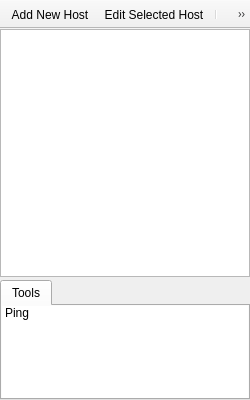
<?xml version="1.0" encoding="UTF-8"?>
<ui version="4.0">
 <class>MainWindow</class>
 <widget class="QMainWindow" name="MainWindow">
  <property name="windowModality">
   <enum>Qt::NonModal</enum>
  </property>
  <property name="geometry">
   <rect>
    <x>0</x>
    <y>0</y>
    <width>250</width>
    <height>400</height>
   </rect>
  </property>
  <property name="minimumSize">
   <size>
    <width>250</width>
    <height>400</height>
   </size>
  </property>
  <property name="windowTitle">
   <string>QickMon</string>
  </property>
  <property name="windowIcon">
   <iconset resource="MainResources.qrc">
    <normaloff>:/Icons/Search</normaloff>:/Icons/Search</iconset>
  </property>
  <property name="locale">
   <locale language="English" country="UnitedStates"/>
  </property>
  <widget class="QWidget" name="centralWidget">
   <layout class="QVBoxLayout" name="verticalLayout">
    <property name="spacing">
     <number>3</number>
    </property>
    <property name="leftMargin">
     <number>0</number>
    </property>
    <property name="topMargin">
     <number>0</number>
    </property>
    <property name="rightMargin">
     <number>0</number>
    </property>
    <property name="bottomMargin">
     <number>0</number>
    </property>
    <item>
     <widget class="HostsTreeView" name="treeView_Hosts">
      <property name="dragEnabled">
       <bool>true</bool>
      </property>
      <property name="dragDropMode">
       <enum>QAbstractItemView::DragOnly</enum>
      </property>
      <property name="alternatingRowColors">
       <bool>true</bool>
      </property>
      <property name="sortingEnabled">
       <bool>true</bool>
      </property>
     </widget>
    </item>
    <item>
     <widget class="QTabWidget" name="tabWidget_Tools">
      <property name="enabled">
       <bool>true</bool>
      </property>
      <property name="maximumSize">
       <size>
        <width>16777215</width>
        <height>120</height>
       </size>
      </property>
      <property name="currentIndex">
       <number>0</number>
      </property>
      <widget class="QWidget" name="tab">
       <attribute name="title">
        <string>Tools</string>
       </attribute>
       <layout class="QHBoxLayout" name="horizontalLayout">
        <property name="spacing">
         <number>0</number>
        </property>
        <property name="leftMargin">
         <number>0</number>
        </property>
        <property name="topMargin">
         <number>0</number>
        </property>
        <property name="rightMargin">
         <number>0</number>
        </property>
        <property name="bottomMargin">
         <number>0</number>
        </property>
        <item>
         <widget class="ToolsListWidget" name="listWidget_Tools">
          <property name="frameShape">
           <enum>QFrame::NoFrame</enum>
          </property>
          <property name="lineWidth">
           <number>0</number>
          </property>
          <property name="showDropIndicator" stdset="0">
           <bool>false</bool>
          </property>
          <property name="selectionMode">
           <enum>QAbstractItemView::NoSelection</enum>
          </property>
          <property name="spacing">
           <number>3</number>
          </property>
          <property name="viewMode">
           <enum>QListView::IconMode</enum>
          </property>
          <item>
           <property name="text">
            <string>Ping</string>
           </property>
           <property name="toolTip">
            <string>Ping</string>
           </property>
           <property name="icon">
            <iconset resource="MainResources.qrc">
             <normaloff>:/Icons/Ping</normaloff>:/Icons/Ping</iconset>
           </property>
          </item>
         </widget>
        </item>
       </layout>
      </widget>
     </widget>
    </item>
   </layout>
  </widget>
  <widget class="QToolBar" name="toolBar">
   <property name="enabled">
    <bool>true</bool>
   </property>
   <property name="windowTitle">
    <string>toolBar</string>
   </property>
   <property name="movable">
    <bool>false</bool>
   </property>
   <property name="iconSize">
    <size>
     <width>8</width>
     <height>8</height>
    </size>
   </property>
   <property name="floatable">
    <bool>false</bool>
   </property>
   <attribute name="toolBarArea">
    <enum>TopToolBarArea</enum>
   </attribute>
   <attribute name="toolBarBreak">
    <bool>false</bool>
   </attribute>
   <addaction name="actionAdd_New_Host"/>
   <addaction name="actionEdit_Selected_Host"/>
   <addaction name="separator"/>
   <addaction name="actionRemove_Host"/>
  </widget>
  <action name="actionAdd_New_Host">
   <property name="icon">
    <iconset resource="MainResources.qrc">
     <normaloff>:/Icons/Add</normaloff>:/Icons/Add</iconset>
   </property>
   <property name="text">
    <string>Add New Host</string>
   </property>
   <property name="toolTip">
    <string>Add New Host</string>
   </property>
  </action>
  <action name="actionRemove_Host">
   <property name="enabled">
    <bool>true</bool>
   </property>
   <property name="icon">
    <iconset resource="MainResources.qrc">
     <normaloff>:/Icons/Remove</normaloff>:/Icons/Remove</iconset>
   </property>
   <property name="text">
    <string>Remove Host</string>
   </property>
   <property name="toolTip">
    <string>Remove Host</string>
   </property>
  </action>
  <action name="actionEdit_Selected_Host">
   <property name="enabled">
    <bool>true</bool>
   </property>
   <property name="icon">
    <iconset resource="MainResources.qrc">
     <normaloff>:/Icons/Edit</normaloff>:/Icons/Edit</iconset>
   </property>
   <property name="text">
    <string>Edit Selected Host</string>
   </property>
   <property name="toolTip">
    <string>Edit Selected Host</string>
   </property>
  </action>
 </widget>
 <layoutdefault spacing="6" margin="11"/>
 <customwidgets>
  <customwidget>
   <class>ToolsListWidget</class>
   <extends>QListWidget</extends>
   <header>toolslistwidget.h</header>
  </customwidget>
  <customwidget>
   <class>HostsTreeView</class>
   <extends>QTreeView</extends>
   <header>hoststreeview.h</header>
  </customwidget>
 </customwidgets>
 <resources>
  <include location="MainResources.qrc"/>
 </resources>
 <connections/>
</ui>
